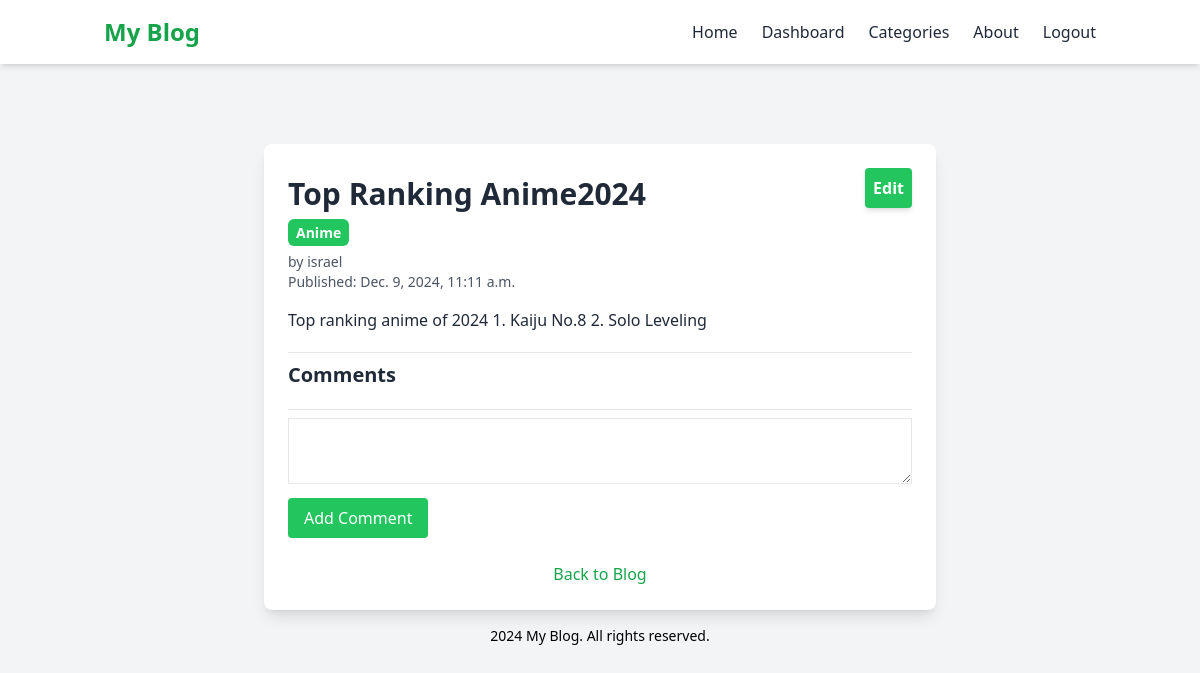
The app's page /myblog/post_detail/11/ (signed in), older data.
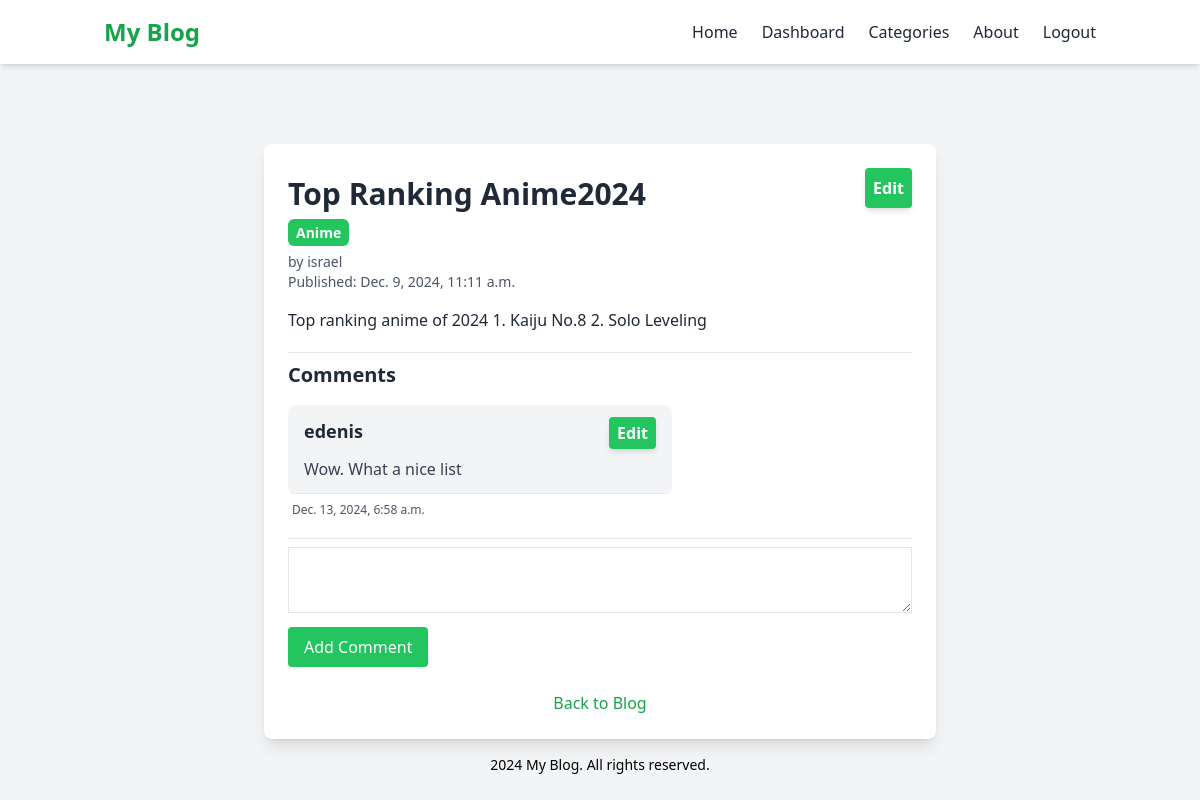
The same page, newer data.
### myblog/models.py (models this page shows, shortened)
class Comment(models.Model):
    post = models.ForeignKey(Post, on_delete=models.CASCADE, related_name='comments')
    author = models.ForeignKey(User, on_delete=models.CASCADE)
    content = models.TextField()
    created_at = models.DateTimeField(auto_now_add=True)

### myblog/views.py (the view)
# urls.py: path('post_detail/<int:post_id>/', views.post_detial_view, name='post_detail'),
@login_required
def post_detial_view(request, post_id):
    post = get_object_or_404(Post, id=post_id, is_published=True)
    if request.method == "POST":
        form = CommentForm(request.POST)
        if form.is_valid():
            comment = form.save(commit=False)
            comment.post =  post
            comment.author = request.user
            comment.save()
            messages.success(request, "Commented Successfully")
            return redirect('post_detail', post_id=post_id)
        else:
            messages.error(request, "Please fill the field")
            return render(request, 'blogs/post_detail.html', context)
    else:
        form = CommentForm()
    comments = post.comments.all()
    context = {
        'post': post,
        'comments': comments,
        'form': form,
    }
    return render(request, 'blogs/post_detail.html', context)

### myblog/forms.py
class CommentForm(forms.ModelForm):
    class Meta:
        model = Comment
        fields = ['content']
        widget = {
            'content': forms.Textarea(attrs={'rows': 3, 'placeholder': 'Write your comments here'}),
        }

### myblog/models.py (called while the page is built)
    def __str__(self):
        return self.name

### myblog/templates/blogs/post_detail.html (shortened to what this page needs)
{% extends "blogs/base.html" %}
{% block contents %}
<article class="max-w-2xl mx-auto p-6 bg-white shadow-lg rounded-lg mt-20">
    <div class="text-end mb-2 relative">
        <a href="{% url 'edit_post' post.id %}"
            class="bg-green-500 text-white font-bold py-2 absolute top-0 right-0 px-2 hover:bg-green-600 rounded shadow-md z-50">Edit</a>
    </div>
    <h1 class="text-3xl font-bold text-gray-800 mb-2">{{ post.title }}</h1>
    <a href="#"
        class="inline bg-green-500 rounded-md text-white text-sm font-bold px-2 py-1 text-center hover:bg-green-600">
        {{post.category }}
    </a>
    <p class="text-gray-600 text-sm mt-2">by {{ post.author }}</p>
    <p class="text-gray-600 mb-4 text-sm">Published: {{ post.created_at }}</p>
    <div class="prose prose-lg text-gray-800">
        {{ post.content|safe }}
    </div>
    <hr class="mt-5">
    <div class="mt-2">
        <h2 class="text-xl text-gray-800 mb-4 font-bold">Comments</h2>
        {% for comment in comments %}
        <div class="border-b border-gray-200 bg-gray-100 px-4 py-3 mb-2 w-full max-w-sm rounded-lg">
            <div>
                <div class="flex justify-between items-center mb-2">
                    <p class="text-gray-800 font-bold text-lg mb-1">{{ comment.author }}</p>
                    <a href="{% url 'edit_comment' comment.id %}"
                        class="bg-green-500 text-white font-bold py-1 px-2 hover:bg-green-600 rounded shadow-md">
                        Edit
                    </a>
                </div>
                <div class="flex items-start justify-between">
                    <p class="text-gray-700">{{ comment.content }}</p>
                </div>
            </div>
        </div>
        <p class="text-gray-600 text-xs px-1 mb-4">{{ comment.created_at }}</p>
        {% endfor %}
        <hr class="mt-5 mb-2">
        <form method="post">
            <div class="mb-2">
                <textarea name="content" aria-label="content" id="id_content"
                    class="w-full border px-4 py-2"></textarea>
            </div>
            <button type="submit" class="px-4 py-2 bg-green-500 hover:bg-green-600 rounded text-white" required
                aria-invalid="true" spellcheck="false">Add
                Comment</button>
        </form>
    </div>
    <div class="text-center mt-6">
        <a href="{% url 'home' %}" class="text-green-600 hover:underline">Back to Blog</a>
    </div>
</article>
{% endblock contents %}

Row changes from the older to the newer data that the page shows:
added Comment: author "edenis", content "Wow. What a nice list", created_at "Dec. 13, 2024, 6:58 a.m."
